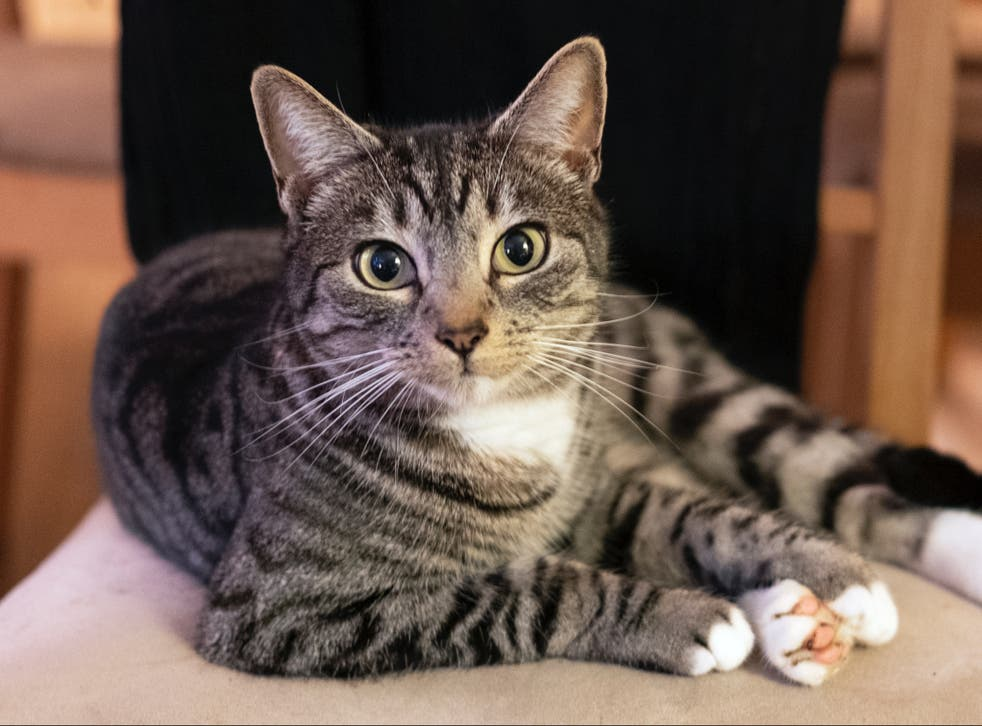
#> input picture cat.jpg, 982 x 726 px, found by its file name
$ python basic8.py
#> lines starting #> are read from the running program, lines starting #| are printed output that depends on the picture; after the words box and inside, x2 and y2 are one past the last pixel; in counts of white or black regions, pixels touching at a corner belong together
#วาดสี่เหลี่ยม

import  cv2

img = cv2.imread("image/cat.jpg")
#> img is the input picture: shape (726, 982, 3); mean B, G, R 77.6, 88.1, 107.4
imgresize = cv2.resize(img, (700,700))
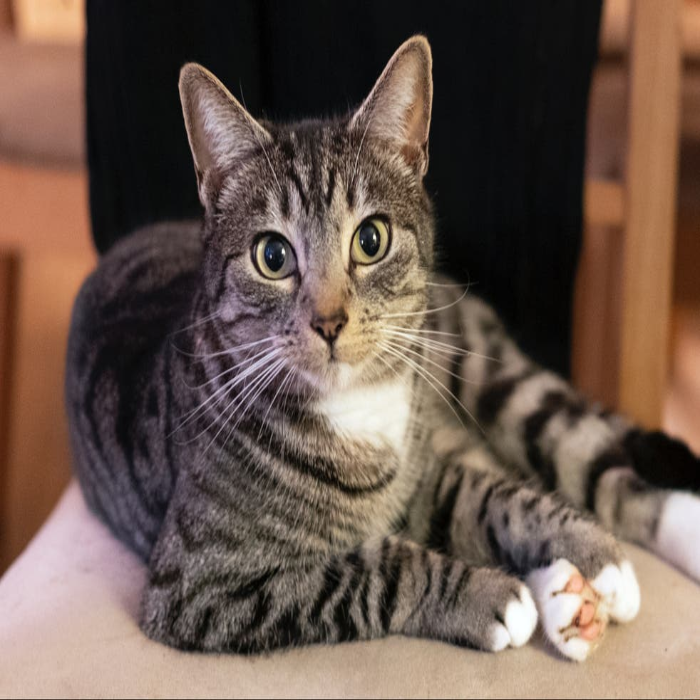
#> imgresize: shape (700, 700, 3); mean B, G, R 77.5, 88, 107.3


#วาดสี่เหลี่ยม
# rectangle (ภาพ, มุม1(บนซ้าย), มุม2(ล่างขวา), สี(BGR), ความหนา)
#                                                    ความหนา(-1) = กล่องทึบ

cv2.rectangle(imgresize, (170, 20), (450, 400), (0, 0, 255), 3)
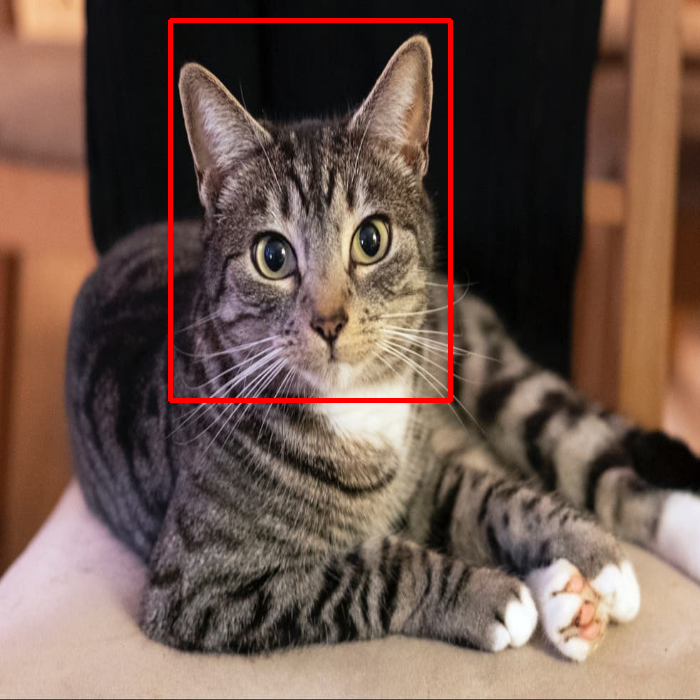
#> imgresize: shape (700, 700, 3); 1.34% of pixels changed, all inside (x1, y1, x2, y2) = (168, 18, 453, 403)

cv2.imshow("Output", imgresize)
cv2.waitKey(0)
cv2.destroyAllWindows()
